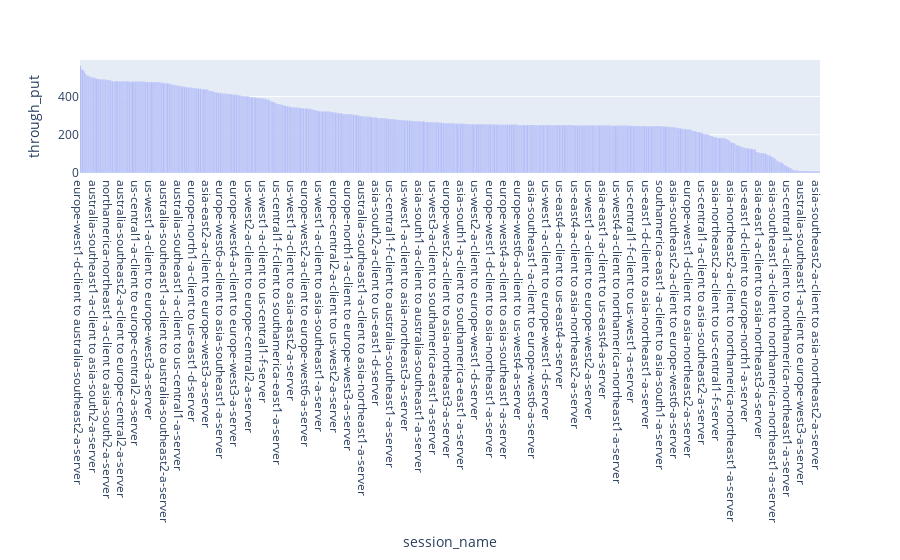

The notebook cell saved with this chart:
### Code cell
fig = px.bar(intragcpmean,x='session_name',y='through_put',)
fig.update_layout(xaxis={'categoryorder':'total descending'})

### Figure 1 — Plotly figure (JSON) as saved in the notebook; plotly's stock layout.template omitted (floating-point values rounded to 4 significant figures; data arrays with more than 128 entries replaced by an {"elided": "..."} marker saying what was removed)
{"data": [{"alignmentgroup": "True", "hovertemplate": "session_name=%{x}<br>through_put=%{y}<extra></extra>", "legendgroup": "", "marker": {"color": "#636efa", "pattern": {"shape": ""}}, "name": "", "offsetgroup": "", "orientation": "v", "showlegend": false, "textposition": "auto", "type": "bar", "x": {"elided": "783 str values"}, "xaxis": "x", "y": {"elided": "783 float values"}, "yaxis": "y"}], "layout": {"barmode": "relative", "legend": {"tracegroupgap": 0}, "margin": {"t": 60}, "xaxis": {"anchor": "y", "categoryorder": "total descending", "domain": [0, 1], "title": {"text": "session_name"}}, "yaxis": {"anchor": "x", "domain": [0, 1], "title": {"text": "through_put"}}}}
